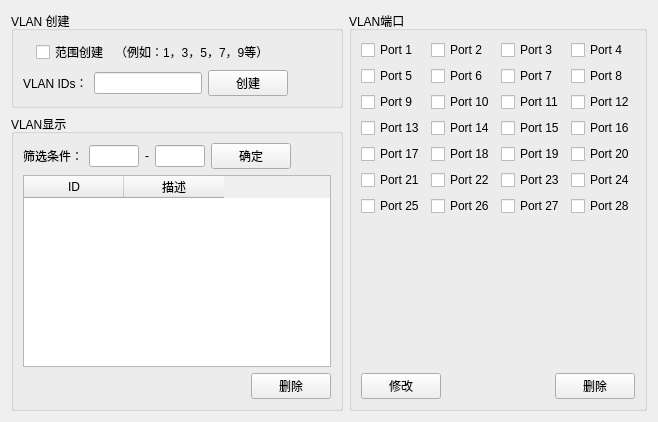
        <widget class="QWidget" name="VLANConfig">
         <attribute name="title">
          <string>VLAN配置</string>
         </attribute>
         <layout class="QGridLayout" name="gridLayout_11">
          <item row="0" column="0">
           <layout class="QHBoxLayout" name="horizontalLayout_20" stretch="0,0">
            <item>
             <layout class="QVBoxLayout" name="verticalLayout_2">
              <item>
               <widget class="QGroupBox" name="groupBox_3">
                <property name="title">
                 <string>VLAN 创建</string>
                </property>
                <layout class="QGridLayout" name="gridLayout_6">
                 <item row="0" column="0">
                  <layout class="QGridLayout" name="gridLayout_7">
                   <item row="1" column="1">
                    <layout class="QHBoxLayout" name="horizontalLayout_15">
                     <item>
                      <widget class="QLabel" name="label_6">
                       <property name="text">
                        <string>VLAN IDs：</string>
                       </property>
                       <property name="buddy">
                        <cstring>lineEditCreate</cstring>
                       </property>
                      </widget>
                     </item>
                     <item>
                      <widget class="QLineEdit" name="lineEditCreate"/>
                     </item>
                     <item>
                      <widget class="QPushButton" name="BtnCreate">
                       <property name="text">
                        <string>创建</string>
                       </property>
                      </widget>
                     </item>
                     <item>
                      <spacer name="horizontalSpacer">
                       <property name="orientation">
                        <enum>Qt::Horizontal</enum>
                       </property>
                       <property name="sizeHint" stdset="0">
                        <size>
                         <width>40</width>
                         <height>20</height>
                        </size>
                       </property>
                      </spacer>
                     </item>
                    </layout>
                   </item>
                   <item row="0" column="1">
                    <layout class="QHBoxLayout" name="horizontalLayout_14" stretch="0,0,1">
                     <item>
                      <widget class="QLabel" name="label_7">
                       <property name="text">
                        <string/>
                       </property>
                      </widget>
                     </item>
                     <item>
                      <widget class="QCheckBox" name="checkBoxScopeCreate">
                       <property name="text">
                        <string>范围创建</string>
                       </property>
                      </widget>
                     </item>
                     <item>
                      <widget class="QLabel" name="labelCreatePrompt">
                       <property name="text">
                        <string>（例如：1，3，5，7，9等）</string>
                       </property>
                      </widget>
                     </item>
                    </layout>
                   </item>
                  </layout>
                 </item>
                </layout>
               </widget>
              </item>
              <item>
               <widget class="QGroupBox" name="groupBox_4">
                <property name="title">
                 <string>VLAN显示</string>
                </property>
                <layout class="QGridLayout" name="gridLayout_8">
                 <item row="0" column="0">
                  <layout class="QVBoxLayout" name="verticalLayout_4">
                   <item>
                    <layout class="QHBoxLayout" name="horizontalLayout_16">
                     <item>
                      <widget class="QLabel" name="label_8">
                       <property name="text">
                        <string>筛选条件：</string>
                       </property>
                       <property name="buddy">
                        <cstring>showMinVlanId</cstring>
                       </property>
                      </widget>
                     </item>
                     <item>
                      <widget class="QLineEdit" name="showMinVlanId">
                       <property name="maximumSize">
                        <size>
                         <width>50</width>
                         <height>16777215</height>
                        </size>
                       </property>
                      </widget>
                     </item>
                     <item>
                      <widget class="QLabel" name="label_9">
                       <property name="text">
                        <string>-</string>
                       </property>
                      </widget>
                     </item>
                     <item>
                      <widget class="QLineEdit" name="showMaxVlanId">
                       <property name="maximumSize">
                        <size>
                         <width>50</width>
                         <height>16777215</height>
                        </size>
                       </property>
                      </widget>
                     </item>
                     <item>
                      <widget class="QPushButton" name="BtnScreen">
                       <property name="text">
                        <string>确定</string>
                       </property>
                      </widget>
                     </item>
                     <item>
                      <spacer name="horizontalSpacer_4">
                       <property name="orientation">
                        <enum>Qt::Horizontal</enum>
                       </property>
                       <property name="sizeHint" stdset="0">
                        <size>
                         <width>40</width>
                         <height>20</height>
                        </size>
                       </property>
                      </spacer>
                     </item>
                    </layout>
                   </item>
                   <item>
                    <widget class="QTableWidget" name="tableWidgetVlanInfo">
                     <column>
                      <property name="text">
                       <string>ID</string>
                      </property>
                     </column>
                     <column>
                      <property name="text">
                       <string>描述</string>
                      </property>
                     </column>
                    </widget>
                   </item>
                   <item>
                    <layout class="QHBoxLayout" name="horizontalLayout_17">
                     <item>
                      <spacer name="horizontalSpacer_5">
                       <property name="orientation">
                        <enum>Qt::Horizontal</enum>
                       </property>
                       <property name="sizeHint" stdset="0">
                        <size>
                         <width>40</width>
                         <height>20</height>
                        </size>
                       </property>
                      </spacer>
                     </item>
                     <item>
                      <widget class="QPushButton" name="BtnDeleteVlanID">
                       <property name="text">
                        <string>删除</string>
                       </property>
                      </widget>
                     </item>
                    </layout>
                   </item>
                  </layout>
                 </item>
                </layout>
               </widget>
              </item>
             </layout>
            </item>
            <item>
             <widget class="QGroupBox" name="groupBox_5">
              <property name="title">
               <string>VLAN端口</string>
              </property>
              <layout class="QGridLayout" name="gridLayout_18" rowstretch="1,0">
               <item row="0" column="0">
                <layout class="QGridLayout" name="gridLayout_5">
                 <item row="2" column="2">
                  <widget class="QCheckBox" name="cBoxPort_11">
                   <property name="text">
                    <string>Port 11</string>
                   </property>
                  </widget>
                 </item>
                 <item row="5" column="1">
                  <widget class="QCheckBox" name="cBoxPort_22">
                   <property name="text">
                    <string>Port 22</string>
                   </property>
                  </widget>
                 </item>
                 <item row="4" column="0">
                  <widget class="QCheckBox" name="cBoxPort_17">
                   <property name="text">
                    <string>Port 17</string>
                   </property>
                  </widget>
                 </item>
                 <item row="3" column="0">
                  <widget class="QCheckBox" name="cBoxPort_13">
                   <property name="text">
                    <string>Port 13</string>
                   </property>
                  </widget>
                 </item>
                 <item row="5" column="2">
                  <widget class="QCheckBox" name="cBoxPort_23">
                   <property name="text">
                    <string>Port 23</string>
                   </property>
                  </widget>
                 </item>
                 <item row="6" column="2">
                  <widget class="QCheckBox" name="cBoxPort_27">
                   <property name="text">
                    <string>Port 27</string>
                   </property>
                  </widget>
                 </item>
                 <item row="1" column="3">
                  <widget class="QCheckBox" name="cBoxPort_8">
                   <property name="text">
                    <string>Port 8</string>
                   </property>
                  </widget>
                 </item>
                 <item row="5" column="0">
                  <widget class="QCheckBox" name="cBoxPort_21">
                   <property name="text">
                    <string>Port 21</string>
                   </property>
                  </widget>
                 </item>
                 <item row="1" column="1">
                  <widget class="QCheckBox" name="cBoxPort_6">
                   <property name="text">
                    <string>Port 6</string>
                   </property>
                  </widget>
                 </item>
                 <item row="5" column="3">
                  <widget class="QCheckBox" name="cBoxPort_24">
                   <property name="text">
                    <string>Port 24</string>
                   </property>
                  </widget>
                 </item>
                 <item row="1" column="2">
                  <widget class="QCheckBox" name="cBoxPort_7">
                   <property name="text">
                    <string>Port 7</string>
                   </property>
                  </widget>
                 </item>
                 <item row="1" column="0">
                  <widget class="QCheckBox" name="cBoxPort_5">
                   <property name="text">
                    <string>Port 5</string>
                   </property>
                  </widget>
                 </item>
                 <item row="0" column="3">
                  <widget class="QCheckBox" name="cBoxPort_4">
                   <property name="text">
                    <string>Port 4</string>
                   </property>
                  </widget>
                 </item>
                 <item row="0" column="0">
                  <widget class="QCheckBox" name="cBoxPort_1">
                   <property name="text">
                    <string>Port 1</string>
                   </property>
                  </widget>
                 </item>
                 <item row="4" column="1">
                  <widget class="QCheckBox" name="cBoxPort_18">
                   <property name="text">
                    <string>Port 18</string>
                   </property>
                  </widget>
                 </item>
                 <item row="6" column="3">
                  <widget class="QCheckBox" name="cBoxPort_28">
                   <property name="text">
                    <string>Port 28</string>
                   </property>
                  </widget>
                 </item>
                 <item row="3" column="2">
                  <widget class="QCheckBox" name="cBoxPort_15">
                   <property name="text">
                    <string>Port 15</string>
                   </property>
                  </widget>
                 </item>
                 <item row="2" column="3">
                  <widget class="QCheckBox" name="cBoxPort_12">
                   <property name="text">
                    <string>Port 12</string>
                   </property>
                  </widget>
                 </item>
                 <item row="0" column="1">
                  <widget class="QCheckBox" name="cBoxPort_2">
                   <property name="text">
                    <string>Port 2</string>
                   </property>
                  </widget>
                 </item>
                 <item row="2" column="0">
                  <widget class="QCheckBox" name="cBoxPort_9">
                   <property name="text">
                    <string>Port 9</string>
                   </property>
                  </widget>
                 </item>
                 <item row="2" column="1">
                  <widget class="QCheckBox" name="cBoxPort_10">
                   <property name="text">
                    <string>Port 10</string>
                   </property>
                  </widget>
                 </item>
                 <item row="3" column="1">
                  <widget class="QCheckBox" name="cBoxPort_14">
                   <property name="text">
                    <string>Port 14</string>
                   </property>
                  </widget>
                 </item>
                 <item row="4" column="2">
                  <widget class="QCheckBox" name="cBoxPort_19">
                   <property name="text">
                    <string>Port 19</string>
                   </property>
                  </widget>
                 </item>
                 <item row="4" column="3">
                  <widget class="QCheckBox" name="cBoxPort_20">
                   <property name="text">
                    <string>Port 20</string>
                   </property>
                  </widget>
                 </item>
                 <item row="6" column="1">
                  <widget class="QCheckBox" name="cBoxPort_26">
                   <property name="text">
                    <string>Port 26</string>
                   </property>
                  </widget>
                 </item>
                 <item row="6" column="0">
                  <widget class="QCheckBox" name="cBoxPort_25">
                   <property name="text">
                    <string>Port 25</string>
                   </property>
                  </widget>
                 </item>
                 <item row="3" column="3">
                  <widget class="QCheckBox" name="cBoxPort_16">
                   <property name="text">
                    <string>Port 16</string>
                   </property>
                  </widget>
                 </item>
                 <item row="0" column="2">
                  <widget class="QCheckBox" name="cBoxPort_3">
                   <property name="text">
                    <string>Port 3</string>
                   </property>
                  </widget>
                 </item>
                 <item row="7" column="2">
                  <spacer name="verticalSpacer_4">
                   <property name="orientation">
                    <enum>Qt::Vertical</enum>
                   </property>
                   <property name="sizeHint" stdset="0">
                    <size>
                     <width>20</width>
                     <height>40</height>
                    </size>
                   </property>
                  </spacer>
                 </item>
                </layout>
               </item>
               <item row="1" column="0">
                <layout class="QHBoxLayout" name="horizontalLayout_19">
                 <item>
                  <widget class="QPushButton" name="pushButton">
                   <property name="text">
                    <string>修改</string>
                   </property>
                  </widget>
                 </item>
                 <item>
                  <spacer name="horizontalSpacer_2">
                   <property name="orientation">
                    <enum>Qt::Horizontal</enum>
                   </property>
                   <property name="sizeHint" stdset="0">
                    <size>
                     <width>40</width>
                     <height>20</height>
                    </size>
                   </property>
                  </spacer>
                 </item>
                 <item>
                  <widget class="QPushButton" name="pushButton_2">
                   <property name="text">
                    <string>删除</string>
                   </property>
                  </widget>
                 </item>
                </layout>
               </item>
              </layout>
             </widget>
            </item>
           </layout>
          </item>
         </layout>
        </widget>
